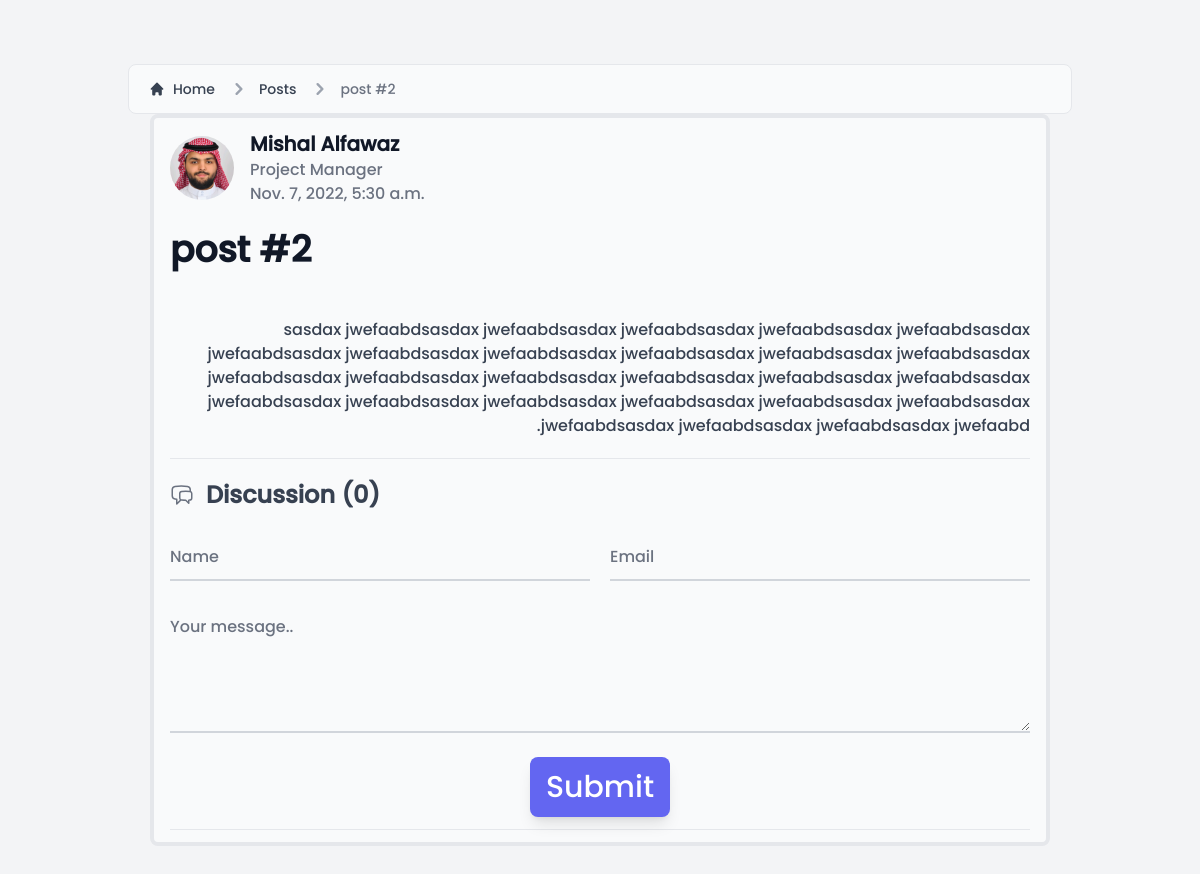
/posts/post2, run on an earlier commit of the app's database.
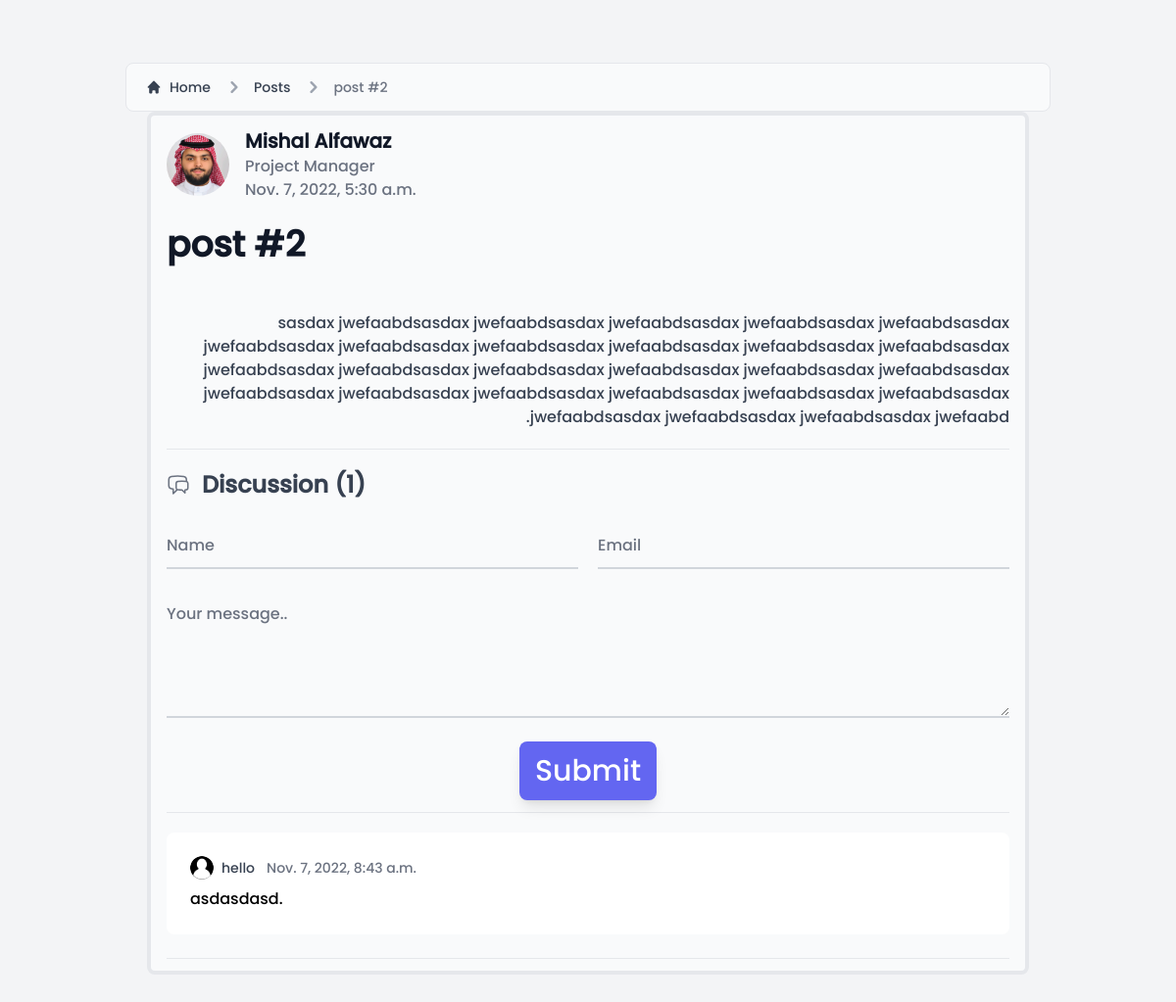
And on a later commit of the database.
### tailwindapp/models.py (models this page shows, shortened)
class Post(models.Model):
    author = models.ForeignKey(Info, on_delete=models.CASCADE, null = True)
    title = models.CharField(max_length=255)
    slug = models.SlugField()
    image = models.ImageField(null = True,blank=True, upload_to="images/")
    intro = models.TextField()
    body = RichTextField()
    released = models.DateTimeField(auto_now_add = True)
    class Meta:
        ordering = ['released']

class Info (models.Model):
    title = models.CharField(max_length = 255)
    name = models.CharField(max_length = 255)
    position = models.CharField(max_length = 255)
    email = models.EmailField()
    phone = models.IntegerField()
    description = models.TextField(max_length = 500)
    image = models.ImageField(null = True,blank=True, upload_to="images/")
    cv = models.FileField(null = True)
    skills = models.ManyToManyField(Skills)

class CommentPost(models.Model):
    post = models.ForeignKey(Post, related_name='comments', on_delete=models.CASCADE)
    name = models.CharField(max_length=255)
    email = models.EmailField()
    body = models.TextField()
    date_added = models.DateTimeField(auto_now_add = True)
    class Meta:
        ordering = ['date_added']

### tailwindapp/views.py (the view)
# urls.py: path('posts/<slug:slug>', views.getPosts, name='getPosts'),
def getPosts(request, slug):
    post = Post.objects.get(slug=slug)
    if request.method == 'POST':
        form = CommentPostForm(request.POST)
        if form.is_valid():
            html = render_to_string('tailwindapp/emails/emailtemplate.html',
            {'name': form.cleaned_data['name'],
            'email': form.cleaned_data['email'],
            'message': form.cleaned_data['body']
            })
            form = form.save(commit = False)
            form.post = post
            print("### ", form)
            form.save()
            send_mail('Thank you for your comment!',
            'message',
            'no-reply@mishalalfawaz.com',
            [form.email, 'mishalalfawaz@gmail.com'],
            html_message=html)
            return redirect('getPosts', slug=post.slug)
    else:
        form = CommentPostForm()
    context = {'post':post, 'form': form}
    return render(request, 'tailwindapp/posts.html', context)

### tailwindapp/templates/tailwindapp/posts.html (shortened to what the changed rows need)
{% extends 'base.html' %} {% block projects %}
{% load static %}
<div class="bg-gray-100">
<main class="pt-8 pb-16 lg:pt-16 lg:pb-24">
<nav class="flex px-5 py-3 mx-5 lg:mx-32 text-gray-700 border border-gray-200 rounded-lg bg-gray-50 " aria-label="Breadcrumb">
  <ol class="inline-flex items-center space-x-1 md:space-x-3">
    <li aria-current="page">
      <div class="flex items-center">
        <svg class="w-6 h-6 text-gray-400" fill="currentColor" viewBox="0 0 20 20" xmlns="http://www.w3.org/2000/svg"><path fill-rule="evenodd" d="M7.293 14.707a1 1 0 010-1.414L10.586 10 7.293 6.707a1 1 0 011.414-1.414l4 4a1 1 0 010 1.414l-4 4a1 1 0 01-1.414 0z" clip-rule="evenodd"></path></svg>
        <span class="ml-1 text-sm font-medium text-gray-500 md:ml-2 ">{{post.title}}</span>
      </div>
    </li>
  </ol>
</nav>
    <div class=" bg-gray-50 flex justify-between px-4 mx-auto w-11/12 lg:w-3/4 border-4 rounded-lg p-3">
        <article class=" p- mx-auto w-full format format-sm sm:format-base lg:format-lg format-blue ">
            <header class="mb-4 lg:mb-6 not-format">
                <address class="flex items-center mb-6 not-italic">
                    <div class="inline-flex items-center mr-3 text-sm text-gray-900   ">
                        <img class="mr-4 w-16 h-16 rounded-full" src="{{post.author.image.url}}" alt="Jese Leos">
                        <div>
                            <a href="#" rel="author" class="text-xl font-bold text-gray-900   ">{{post.author.name}}</a>
                            <p class="text-base font-light text-gray-500    ">{{post.author.position}}</p>
                            <p class="text-base font-light text-gray-500    "><time pubdate datetime="2022-02-08" title="February 8th, 2022">{{post.released}}</time></p>
                        </div>
                    </div>
                </address>
                <h1 class="mb-4 text-3xl font-extrabold leading-tight text-gray-900 lg:mb-6 lg:text-4xl   ">{{post.title}}</h1>
            </header>
            <div dir="rtl" class="break-words text-gray-700">
                <br>
            <p>{{post.body | safe}}.</p>
        </div>
        <section class="not-format">
            <div class="flex items-center mb-6">
                <h2 class="text-lg lg:text-2xl font-bold text-gray-700   ">Discussion ({{post.comments.count}})</h2>
            </div>
            <form action="" method="post" class="flex flex-col gap-6 items-center justify-center">
                <div class="flex gap-x-5 w-full">
                </div>
                <div class="w-full">
            </div>
                <input type="submit" value="Submit" class="shadow-lg hover:shadow-2xl bg-indigo-500 text-3xl hover:bg-indigo-600
                 text-white py-3 px-4 rounded-lg cursor-pointer transition-all">
            </form>
            <hr class="mt-3">
            {% for comment in post.comments.all %}
            <article class="p-6 mb-6 text-base bg-white rounded-lg mt-5 ">
                <footer class="flex justify-between items-center mb-2">
                    <div class="flex items-center">
                        <p class="inline-flex items-center mr-3 text-sm text-gray-700   "><img
                                class="mr-2 w-6 h-6 rounded-full"
                                src="{% static 'images/avatar.png' %}"
                                alt="Michael Gough">{{comment.name}}</p>
                        <p class="text-sm text-gray-500"><time pubdate datetime="2022-02-08"
                                title="February 8th, 2022">{{comment.date_added}}</time></p>
                    </div>
                </footer>
                <p class="">{{comment.body}}.</p>
            </article>
            <hr>
            {% endfor %}
        </section>
    </article>
    </div>
</main>
</div>
{% endblock projects %}

What changed in the data, as far as the page shows it:
computed for Post "post #2": comments.count "0" → "1"
added CommentPost: name "hello", date_added "Nov. 7, 2022, 8:43 a.m.", body "asdasdasd"
